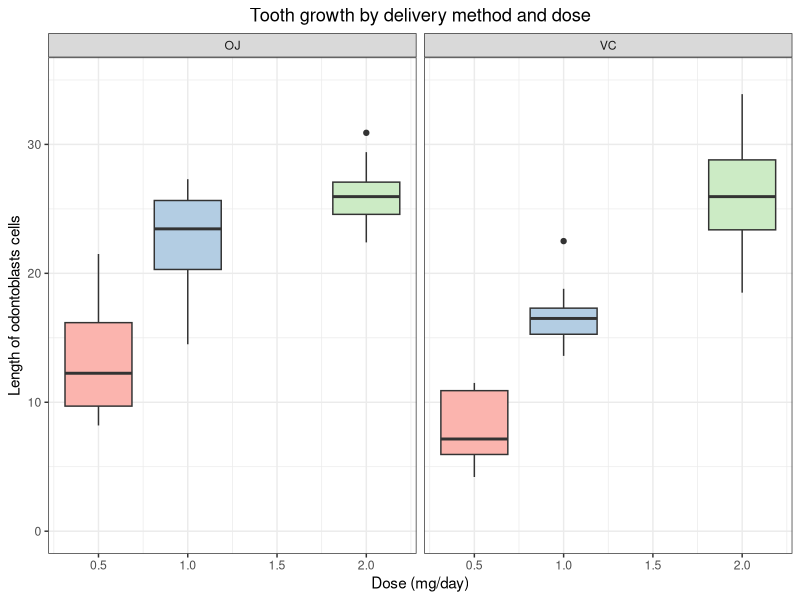

The R source for this figure:
## ---- chunk 1
knitr::opts_chunk$set(echo = TRUE)
## ---- chunk 2
# Load required packages
library(ggplot2)
# Load data
data(ToothGrowth)
# Examine structure
str(ToothGrowth)
## ---- chunk 3
summary(ToothGrowth)
## ---- chunk 4
ggplot(ToothGrowth, aes(x = dose, y = len)) + 
  geom_boxplot(aes(fill = factor(dose)), show.legend = FALSE) +
  facet_grid(. ~ supp) +
  labs(x = "Dose (mg/day)", 
       y = "Length of odontoblasts cells", 
       title = "Tooth growth by delivery method and dose"
       ) +
  ylim(range(pretty(c(0, ToothGrowth$len)))) + 
  theme_bw() + 
  scale_fill_brewer(palette="Pastel1") +
  theme(plot.title = element_text(hjust = 0.5))
## ---- chunk 5
t.test(len~supp, data = ToothGrowth)
## ---- chunk 6
options(scipen = 999)
# T-test for doses 0.5 mg/day vs 1.0 mg/day
dose.subset1 <- subset(ToothGrowth, ToothGrowth$dose %in% c(0.5, 1.0))
ttest1 <- t.test(len~dose, data = dose.subset1)
ttest1
## ---- chunk 7
# T-test for doses 1.0 mg/day vs 2.0 mg/day
dose.subset2 <- subset(ToothGrowth, ToothGrowth$dose %in% c(1.0, 2.0))
ttest2 <- t.test(len~dose, data = dose.subset2)
ttest2
## ---- chunk 8
# Store all p-values in a vector
pvals <- c(ttest1$p.value, ttest2$p.value)
# Do Bonferroni correction
adjusted.pvals <- p.adjust(pvals, method = "bonferroni")
# Calculate number of significant p-values
sum(adjusted.pvals < 0.05)
